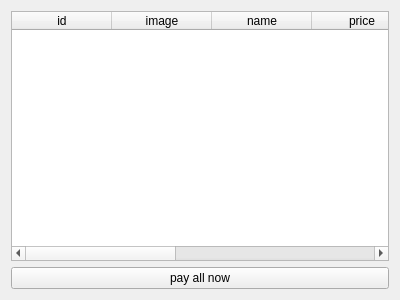
<?xml version="1.0" encoding="UTF-8"?>
<ui version="4.0">
 <class>CartWidget</class>
 <widget class="QWidget" name="CartWidget">
  <property name="geometry">
   <rect>
    <x>0</x>
    <y>0</y>
    <width>400</width>
    <height>300</height>
   </rect>
  </property>
  <property name="windowTitle">
   <string>Cart</string>
  </property>
  <layout class="QGridLayout" name="gridLayout">
   <item row="1" column="0">
    <widget class="QPushButton" name="payPushButton">
     <property name="text">
      <string>pay all now</string>
     </property>
    </widget>
   </item>
   <item row="0" column="0">
    <widget class="QTableWidget" name="tableWidget">
     <property name="editTriggers">
      <set>QAbstractItemView::EditTrigger::NoEditTriggers</set>
     </property>
     <property name="selectionBehavior">
      <enum>QAbstractItemView::SelectionBehavior::SelectRows</enum>
     </property>
     <property name="iconSize">
      <size>
       <width>80</width>
       <height>80</height>
      </size>
     </property>
     <property name="showGrid">
      <bool>false</bool>
     </property>
     <attribute name="verticalHeaderMinimumSectionSize">
      <number>80</number>
     </attribute>
     <attribute name="verticalHeaderDefaultSectionSize">
      <number>80</number>
     </attribute>
     <column>
      <property name="text">
       <string>id</string>
      </property>
     </column>
     <column>
      <property name="text">
       <string>image</string>
      </property>
     </column>
     <column>
      <property name="text">
       <string>name</string>
      </property>
     </column>
     <column>
      <property name="text">
       <string>price</string>
      </property>
     </column>
     <column>
      <property name="text">
       <string>stock</string>
      </property>
     </column>
     <column>
      <property name="text">
       <string>quantity</string>
      </property>
     </column>
     <column>
      <property name="text">
       <string>remove</string>
      </property>
     </column>
    </widget>
   </item>
  </layout>
 </widget>
 <resources/>
 <connections/>
</ui>
